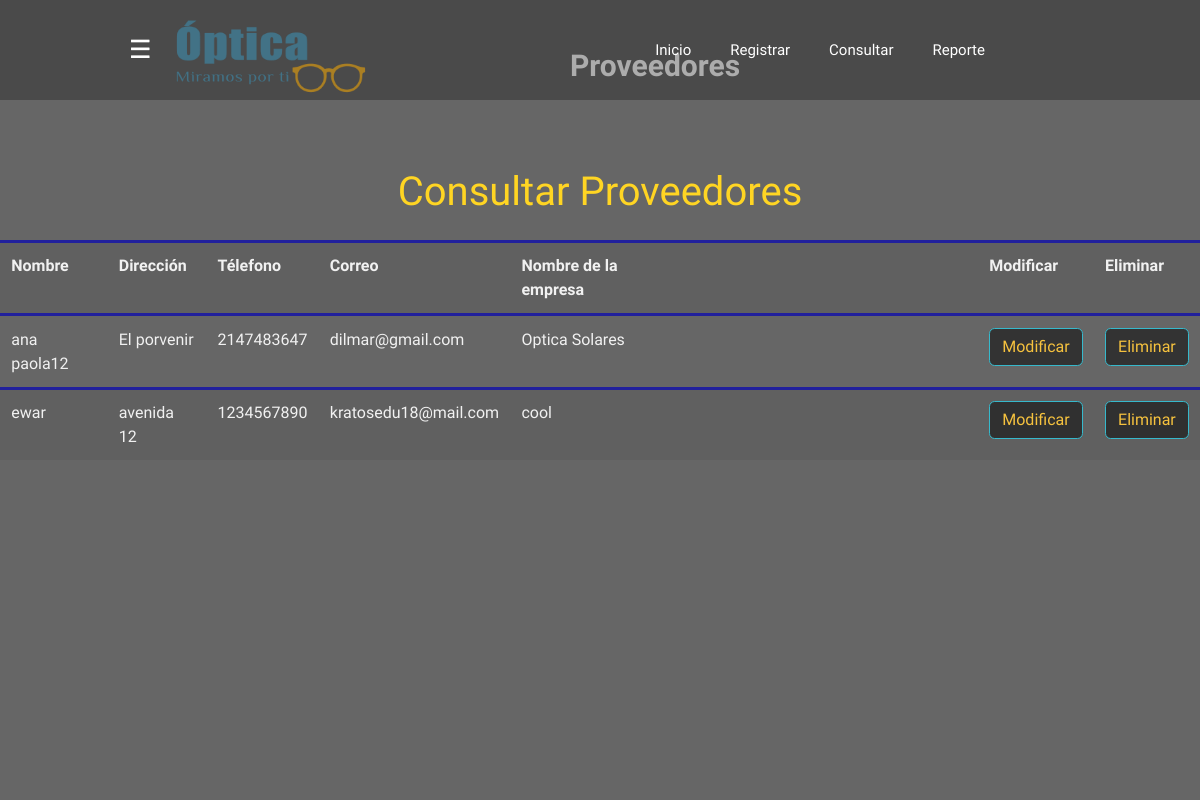
The app's page /proveedores/proveedores.php with its own data.
### tables this page shows
CREATE TABLE IF NOT EXISTS `proveedor` (
  `codigo` int(11) NOT NULL AUTO_INCREMENT,
  `nombre` varchar(25) NOT NULL,
  `direccion` varchar(25) NOT NULL,
  `telefono` int(10) NOT NULL,
  `correo` varchar(50) NOT NULL,
  `empresa` varchar(50) NOT NULL,
  PRIMARY KEY (`codigo`)
);

### proveedores/proveedores.php (the view, shortened to what this page needs)
<!DOCTYPE html>
<html lang="en">
<head>
    <link href="vendor/fontawesome-free/css/all.min.css" rel="stylesheet" type="text/css">
    <link href="../css/sb-admin-2.min.css" rel="stylesheet">
	<link href="../css/estilos.css" rel="stylesheet">
</head>
<body>
	<header class="header">
		<div class="container">
		<div class="btn-menu">
			<label for="btn-menu">☰</label>
		</div>
		<ul class="navbar-nav  sidebar">
	<img src="../img/logo.png" class="img-thumbnail" alt="...">
	</ul>
	</header>
	<header class="header">
		<div class="container">
		<div class="btn-menu">
			<label for="btn-menu">☰</label>
		</div>
			<nav class="menu">
				<a href="../index.html">Inicio</a>
				<a href="registrar.php">Registrar</a>
				<a href="proveedores.php">Consultar</a>
				<a class="collapse-item" onClick='abrirReporteProveedores()'>Reporte</a>
			</nav>
		</div>
	</header>
	<div class="capa"></div>
<br/>
<br/>
<div class="logo">
				<h1><center>Proveedores</center></h1>
			</div>
<nav class="navbar navbar-expand navbar-light  ">
</nav>
<br/>
<br/>
<br/>
<br/>
<center><h1>Consultar Proveedores</h1></center>
<table  class="table table-bordered" border="0" cellspacing="0">
<?php
require_once("../bd/conexion.php");
	$result = mysqli_query($link, "SELECT * FROM proveedor");
		echo "<table class='table table-striped'>";
		echo "<tr>
	<th class='success'>Nombre</th>
	<th class='success'>Dirección</th>
	<th class='success'>Télefono</th>
	<th class='success'>Correo</th>
	<th class='success'>Nombre de la empresa</th>
	<th class='success'></th>
	<th class='success'></th>
	<th class='success'></th>
	<th class='success'></th>
	<th class='success'></th>
	<th class='success'></th>
	<th class='success'></th>
	<th class='success'></th>
	<th class='success'></th>
	<th class='success'></th>
	<th class='success'></th>
	<th class='success'></th>
	<th class='success'></th>
	<th class='success'>Modificar</th>
	<th class='success'>Eliminar</th>
</tr>";
	while  (($row = mysqli_fetch_array($result))!=NULL)
	{
		$codigo = $row['codigo'];
		$nombre = $row['nombre'];
		$direccion = $row['direccion'];
		$telefono = $row['telefono'];
		$correo = $row['correo'];
		$empresa = $row['empresa'];
		echo "<tr>
		<td class='active'>$nombre</td>
		<td class='active'>$direccion</td>
		<td class='active'>$telefono</td>
		<td class='active'>$correo</td>
		<td class='active'>$empresa</td>
		<td class='active'></td>
		<td class='active'></td>
		<td class='active'></td>
		<td class='active'></td>
		<td class='active'></td>
		<td class='active'></td>
		<td class='active'></td>
		<td class='active'></td>
		<td class='active'></td>
		<td class='active'></td>
		<td class='active'></td>
		<td class='active'></td>
		<td class='active'></td>
		<td class='active align='center'><center><a href='modificar.php?codigo=$codigo'><button type='button' class='btn btn-danger'>Modificar</button></a></center></td>
		<td class='active' align='center'><a onClick='confirmar($codigo)'><button type='button' class='btn btn-danger'>Eliminar</button></a></td>
		</tr>";
	}
echo "</table>";
?>
</table>
</body>
</html>

### css/estilos.css (style rules this page uses)
* { margin: 0; padding: 0; box-sizing: border-box; font-family: 'Montserrat Alternates', sans-serif; }
body { background: url("../img/background.jpg"); background-size: 100vw 100vh; background-repeat: no-repeat; }
.capa { position: fixed; width: 150%; height: 100vh; background: rgba(0,0,0,0.6); z-index: -1; top: 0;left: 0; }
.header { width: 100%; height: 100px; background-color: rgba(29, 28, 29, 0.2); position: fixed; top: 0;left: 0; }
.container { width: 77%; max-width: 1300px; margin: inherit; margin-left: 105px; }
.container .btn-menu, .logo { float: left; line-height:100px; }
.container .btn-menu label { color: #fff; font-size: 25px; cursor: pointer; }
.logo h1 { color: #fff; font-weight: 600; font-size: 30px; margin-left: 570px; }
.container .menu { float: right; line-height: 100px; }
.container .menu a { display: inline-block; padding: 15px; line-height: normal; text-decoration: none; color: #fff; transition: all 0.3s ease; border-bottom: 2px solid transparent; font-size: 15px; margin-right: 5px; }

### records on screen
proveedor: nombre "ana paola12", direccion "El porvenir", telefono "2147483647", correo "dilmar@gmail.com", empresa "Optica Solares"
proveedor: nombre "ewar", direccion "avenida 12", telefono "1234567890", correo "kratosedu18@mail.com", empresa "cool"
